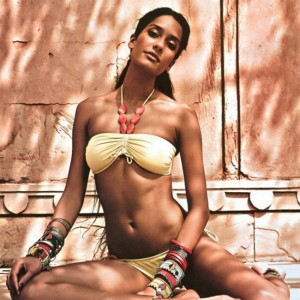
#> input picture lisa.jpg, 300 x 300 px
$ python chapter03.py
#> lines starting #> are read from the running program, lines starting #| are printed output that depends on the picture
import cv2
img = cv2.imread("lisa.jpg")
#> img is the input picture: shape (300, 300, 3); mean B, G, R 120.4, 145.3, 191.8
smallLisa = cv2.resize(img, (150, 150))
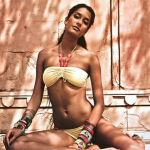
#> smallLisa: shape (150, 150, 3); mean B, G, R 120.5, 145.5, 191.9
bigLisa = cv2.resize(img, (600, 600))
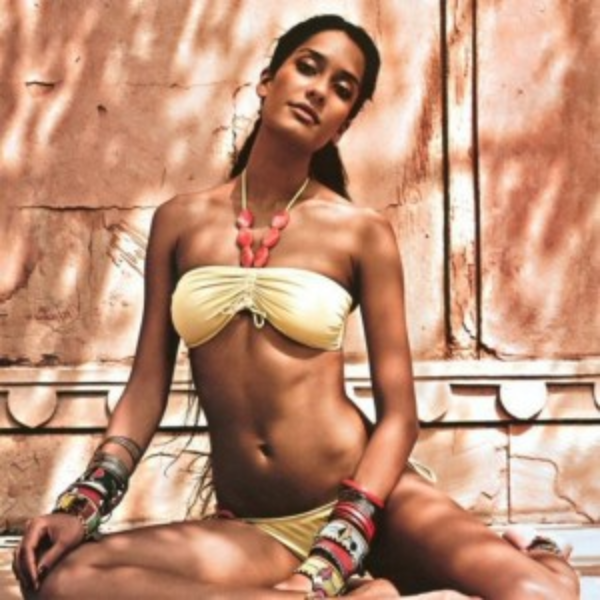
#> bigLisa: shape (600, 600, 3); mean B, G, R 120.3, 145.3, 191.7
cv2.imshow("Lisa my Love", img)
cv2.imshow("Lisa my Small Love", smallLisa)
cv2.imshow("Lisa my Big Love", bigLisa)
cv2.waitKey()
